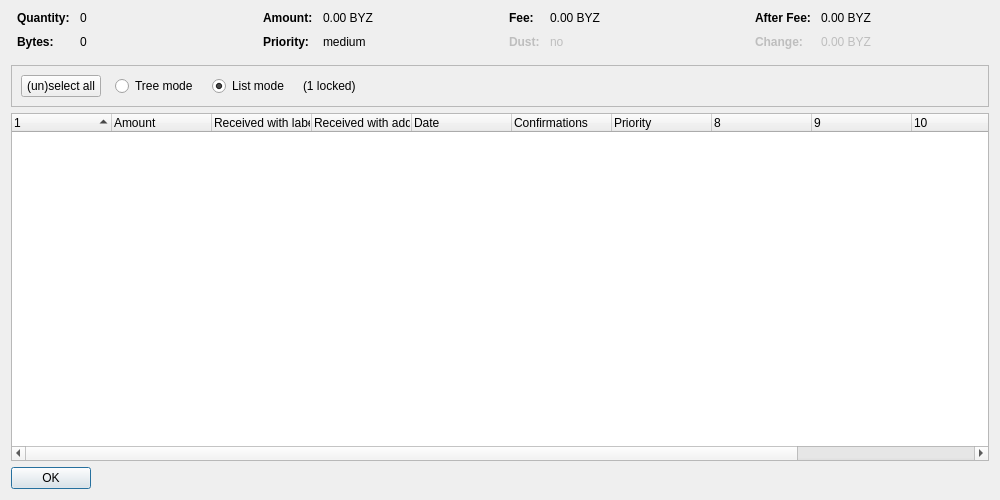
<?xml version="1.0" encoding="UTF-8"?>
<ui version="4.0">
 <class>CoinControlDialog</class>
 <widget class="QDialog" name="CoinControlDialog">
  <property name="geometry">
   <rect>
    <x>0</x>
    <y>0</y>
    <width>1000</width>
    <height>500</height>
   </rect>
  </property>
  <property name="windowTitle">
   <string>Coin Selection</string>
  </property>
  <layout class="QVBoxLayout" name="verticalLayout">
   <item>
    <layout class="QHBoxLayout" name="horizontalLayoutTop" stretch="0,0,0,0">
     <property name="topMargin">
      <number>0</number>
     </property>
     <property name="bottomMargin">
      <number>10</number>
     </property>
     <item>
      <layout class="QFormLayout" name="formLayoutCoinControl1">
       <property name="horizontalSpacing">
        <number>10</number>
       </property>
       <property name="verticalSpacing">
        <number>10</number>
       </property>
       <property name="leftMargin">
        <number>6</number>
       </property>
       <property name="rightMargin">
        <number>6</number>
       </property>
       <item row="0" column="0">
        <widget class="QLabel" name="labelCoinControlQuantityText">
         <property name="font">
          <font>
           <weight>75</weight>
           <bold>true</bold>
          </font>
         </property>
         <property name="text">
          <string>Quantity:</string>
         </property>
        </widget>
       </item>
       <item row="0" column="1">
        <widget class="QLabel" name="labelCoinControlQuantity">
         <property name="cursor">
          <cursorShape>IBeamCursor</cursorShape>
         </property>
         <property name="contextMenuPolicy">
          <enum>Qt::ActionsContextMenu</enum>
         </property>
         <property name="text">
          <string notr="true">0</string>
         </property>
         <property name="textInteractionFlags">
          <set>Qt::LinksAccessibleByMouse|Qt::TextSelectableByKeyboard|Qt::TextSelectableByMouse</set>
         </property>
        </widget>
       </item>
       <item row="1" column="0">
        <widget class="QLabel" name="labelCoinControlBytesText">
         <property name="font">
          <font>
           <weight>75</weight>
           <bold>true</bold>
          </font>
         </property>
         <property name="text">
          <string>Bytes:</string>
         </property>
        </widget>
       </item>
       <item row="1" column="1">
        <widget class="QLabel" name="labelCoinControlBytes">
         <property name="cursor">
          <cursorShape>IBeamCursor</cursorShape>
         </property>
         <property name="contextMenuPolicy">
          <enum>Qt::ActionsContextMenu</enum>
         </property>
         <property name="text">
          <string notr="true">0</string>
         </property>
         <property name="textInteractionFlags">
          <set>Qt::LinksAccessibleByMouse|Qt::TextSelectableByKeyboard|Qt::TextSelectableByMouse</set>
         </property>
        </widget>
       </item>
      </layout>
     </item>
     <item>
      <layout class="QFormLayout" name="formLayoutCoinControl2">
       <property name="horizontalSpacing">
        <number>10</number>
       </property>
       <property name="verticalSpacing">
        <number>10</number>
       </property>
       <property name="leftMargin">
        <number>6</number>
       </property>
       <property name="rightMargin">
        <number>6</number>
       </property>
       <item row="0" column="0">
        <widget class="QLabel" name="labelCoinControlAmountText">
         <property name="font">
          <font>
           <weight>75</weight>
           <bold>true</bold>
          </font>
         </property>
         <property name="text">
          <string>Amount:</string>
         </property>
        </widget>
       </item>
       <item row="0" column="1">
        <widget class="QLabel" name="labelCoinControlAmount">
         <property name="cursor">
          <cursorShape>IBeamCursor</cursorShape>
         </property>
         <property name="contextMenuPolicy">
          <enum>Qt::ActionsContextMenu</enum>
         </property>
         <property name="text">
          <string notr="true">0.00 BYZ</string>
         </property>
         <property name="textInteractionFlags">
          <set>Qt::LinksAccessibleByMouse|Qt::TextSelectableByKeyboard|Qt::TextSelectableByMouse</set>
         </property>
        </widget>
       </item>
       <item row="1" column="0">
        <widget class="QLabel" name="labelCoinControlPriorityText">
         <property name="font">
          <font>
           <weight>75</weight>
           <bold>true</bold>
          </font>
         </property>
         <property name="text">
          <string>Priority:</string>
         </property>
        </widget>
       </item>
       <item row="1" column="1">
        <widget class="QLabel" name="labelCoinControlPriority">
         <property name="cursor">
          <cursorShape>IBeamCursor</cursorShape>
         </property>
         <property name="contextMenuPolicy">
          <enum>Qt::ActionsContextMenu</enum>
         </property>
         <property name="text">
          <string notr="true">medium</string>
         </property>
         <property name="textInteractionFlags">
          <set>Qt::LinksAccessibleByMouse|Qt::TextSelectableByKeyboard|Qt::TextSelectableByMouse</set>
         </property>
        </widget>
       </item>
      </layout>
     </item>
     <item>
      <layout class="QFormLayout" name="formLayoutCoinControl3">
       <property name="horizontalSpacing">
        <number>10</number>
       </property>
       <property name="verticalSpacing">
        <number>10</number>
       </property>
       <property name="leftMargin">
        <number>6</number>
       </property>
       <property name="rightMargin">
        <number>6</number>
       </property>
       <item row="0" column="0">
        <widget class="QLabel" name="labelCoinControlFeeText">
         <property name="font">
          <font>
           <weight>75</weight>
           <bold>true</bold>
          </font>
         </property>
         <property name="text">
          <string>Fee:</string>
         </property>
        </widget>
       </item>
       <item row="0" column="1">
        <widget class="QLabel" name="labelCoinControlFee">
         <property name="cursor">
          <cursorShape>IBeamCursor</cursorShape>
         </property>
         <property name="contextMenuPolicy">
          <enum>Qt::ActionsContextMenu</enum>
         </property>
         <property name="text">
          <string notr="true">0.00 BYZ</string>
         </property>
         <property name="textInteractionFlags">
          <set>Qt::LinksAccessibleByMouse|Qt::TextSelectableByKeyboard|Qt::TextSelectableByMouse</set>
         </property>
        </widget>
       </item>
       <item row="1" column="0">
        <widget class="QLabel" name="labelCoinControlLowOutputText">
         <property name="enabled">
          <bool>false</bool>
         </property>
         <property name="font">
          <font>
           <weight>75</weight>
           <bold>true</bold>
          </font>
         </property>
         <property name="text">
          <string>Dust:</string>
         </property>
        </widget>
       </item>
       <item row="1" column="1">
        <widget class="QLabel" name="labelCoinControlLowOutput">
         <property name="enabled">
          <bool>false</bool>
         </property>
         <property name="cursor">
          <cursorShape>IBeamCursor</cursorShape>
         </property>
         <property name="contextMenuPolicy">
          <enum>Qt::ActionsContextMenu</enum>
         </property>
         <property name="text">
          <string notr="true">no</string>
         </property>
         <property name="textInteractionFlags">
          <set>Qt::LinksAccessibleByMouse|Qt::TextSelectableByKeyboard|Qt::TextSelectableByMouse</set>
         </property>
        </widget>
       </item>
      </layout>
     </item>
     <item>
      <layout class="QFormLayout" name="formLayoutCoinControl4">
       <property name="horizontalSpacing">
        <number>10</number>
       </property>
       <property name="verticalSpacing">
        <number>10</number>
       </property>
       <property name="leftMargin">
        <number>6</number>
       </property>
       <property name="rightMargin">
        <number>6</number>
       </property>
       <item row="0" column="0">
        <widget class="QLabel" name="labelCoinControlAfterFeeText">
         <property name="font">
          <font>
           <weight>75</weight>
           <bold>true</bold>
          </font>
         </property>
         <property name="text">
          <string>After Fee:</string>
         </property>
        </widget>
       </item>
       <item row="0" column="1">
        <widget class="QLabel" name="labelCoinControlAfterFee">
         <property name="cursor">
          <cursorShape>IBeamCursor</cursorShape>
         </property>
         <property name="contextMenuPolicy">
          <enum>Qt::ActionsContextMenu</enum>
         </property>
         <property name="text">
          <string notr="true">0.00 BYZ</string>
         </property>
         <property name="textInteractionFlags">
          <set>Qt::LinksAccessibleByMouse|Qt::TextSelectableByKeyboard|Qt::TextSelectableByMouse</set>
         </property>
        </widget>
       </item>
       <item row="1" column="0">
        <widget class="QLabel" name="labelCoinControlChangeText">
         <property name="enabled">
          <bool>false</bool>
         </property>
         <property name="font">
          <font>
           <weight>75</weight>
           <bold>true</bold>
          </font>
         </property>
         <property name="text">
          <string>Change:</string>
         </property>
        </widget>
       </item>
       <item row="1" column="1">
        <widget class="QLabel" name="labelCoinControlChange">
         <property name="enabled">
          <bool>false</bool>
         </property>
         <property name="cursor">
          <cursorShape>IBeamCursor</cursorShape>
         </property>
         <property name="contextMenuPolicy">
          <enum>Qt::ActionsContextMenu</enum>
         </property>
         <property name="text">
          <string notr="true">0.00 BYZ</string>
         </property>
         <property name="textInteractionFlags">
          <set>Qt::LinksAccessibleByMouse|Qt::TextSelectableByKeyboard|Qt::TextSelectableByMouse</set>
         </property>
        </widget>
       </item>
      </layout>
     </item>
    </layout>
   </item>
   <item>
    <widget class="QFrame" name="frame">
     <property name="minimumSize">
      <size>
       <width>0</width>
       <height>40</height>
      </size>
     </property>
     <property name="frameShape">
      <enum>QFrame::StyledPanel</enum>
     </property>
     <property name="frameShadow">
      <enum>QFrame::Sunken</enum>
     </property>
     <layout class="QHBoxLayout" name="horizontalLayout">
      <item>
       <layout class="QHBoxLayout" name="horizontalLayoutPanel" stretch="0,0,0,0,0">
        <property name="spacing">
         <number>14</number>
        </property>
        <item>
         <widget class="QPushButton" name="pushButtonSelectAll">
          <property name="sizePolicy">
           <sizepolicy hsizetype="Maximum" vsizetype="Fixed">
            <horstretch>0</horstretch>
            <verstretch>0</verstretch>
           </sizepolicy>
          </property>
          <property name="text">
           <string>(un)select all</string>
          </property>
          <property name="autoDefault">
           <bool>false</bool>
          </property>
         </widget>
        </item>
        <item>
         <widget class="QRadioButton" name="radioTreeMode">
          <property name="sizePolicy">
           <sizepolicy hsizetype="Maximum" vsizetype="Fixed">
            <horstretch>0</horstretch>
            <verstretch>0</verstretch>
           </sizepolicy>
          </property>
          <property name="text">
           <string>Tree mode</string>
          </property>
         </widget>
        </item>
        <item>
         <widget class="QRadioButton" name="radioListMode">
          <property name="sizePolicy">
           <sizepolicy hsizetype="Maximum" vsizetype="Fixed">
            <horstretch>0</horstretch>
            <verstretch>0</verstretch>
           </sizepolicy>
          </property>
          <property name="text">
           <string>List mode</string>
          </property>
          <property name="checked">
           <bool>true</bool>
          </property>
         </widget>
        </item>
        <item>
         <widget class="QLabel" name="labelLocked">
          <property name="text">
           <string notr="true">(1 locked)</string>
          </property>
         </widget>
        </item>
        <item>
         <spacer name="horizontalSpacer">
          <property name="orientation">
           <enum>Qt::Horizontal</enum>
          </property>
          <property name="sizeHint" stdset="0">
           <size>
            <width>40</width>
            <height>20</height>
           </size>
          </property>
         </spacer>
        </item>
       </layout>
      </item>
     </layout>
    </widget>
   </item>
   <item>
    <widget class="CoinControlTreeWidget" name="treeWidget">
     <property name="contextMenuPolicy">
      <enum>Qt::CustomContextMenu</enum>
     </property>
     <property name="sortingEnabled">
      <bool>false</bool>
     </property>
     <property name="columnCount">
      <number>12</number>
     </property>
     <attribute name="headerShowSortIndicator" stdset="0">
      <bool>true</bool>
     </attribute>
     <attribute name="headerStretchLastSection">
      <bool>false</bool>
     </attribute>
     <column>
      <property name="text">
       <string/>
      </property>
     </column>
     <column>
      <property name="text">
       <string>Amount</string>
      </property>
     </column>
     <column>
      <property name="text">
       <string>Received with label</string>
      </property>
     </column>
     <column>
      <property name="text">
       <string>Received with address</string>
      </property>
     </column>
     <column>
      <property name="text">
       <string>Date</string>
      </property>
     </column>
     <column>
      <property name="text">
       <string>Confirmations</string>
      </property>
      <property name="toolTip">
       <string>Confirmed</string>
      </property>
     </column>
     <column>
      <property name="text">
       <string>Priority</string>
      </property>
     </column>
     <column>
      <property name="text">
       <string/>
      </property>
     </column>
     <column>
      <property name="text">
       <string/>
      </property>
     </column>
     <column>
      <property name="text">
       <string/>
      </property>
     </column>
     <column>
      <property name="text">
       <string/>
      </property>
     </column>
     <column>
      <property name="text">
       <string/>
      </property>
     </column>
    </widget>
   </item>
   <item>
    <widget class="QDialogButtonBox" name="buttonBox">
     <property name="sizePolicy">
      <sizepolicy hsizetype="Maximum" vsizetype="Fixed">
       <horstretch>0</horstretch>
       <verstretch>0</verstretch>
      </sizepolicy>
     </property>
     <property name="orientation">
      <enum>Qt::Horizontal</enum>
     </property>
     <property name="standardButtons">
      <set>QDialogButtonBox::Ok</set>
     </property>
    </widget>
   </item>
  </layout>
 </widget>
 <customwidgets>
  <customwidget>
   <class>CoinControlTreeWidget</class>
   <extends>QTreeWidget</extends>
   <header>coincontroltreewidget.h</header>
  </customwidget>
 </customwidgets>
 <resources/>
 <connections/>
</ui>
